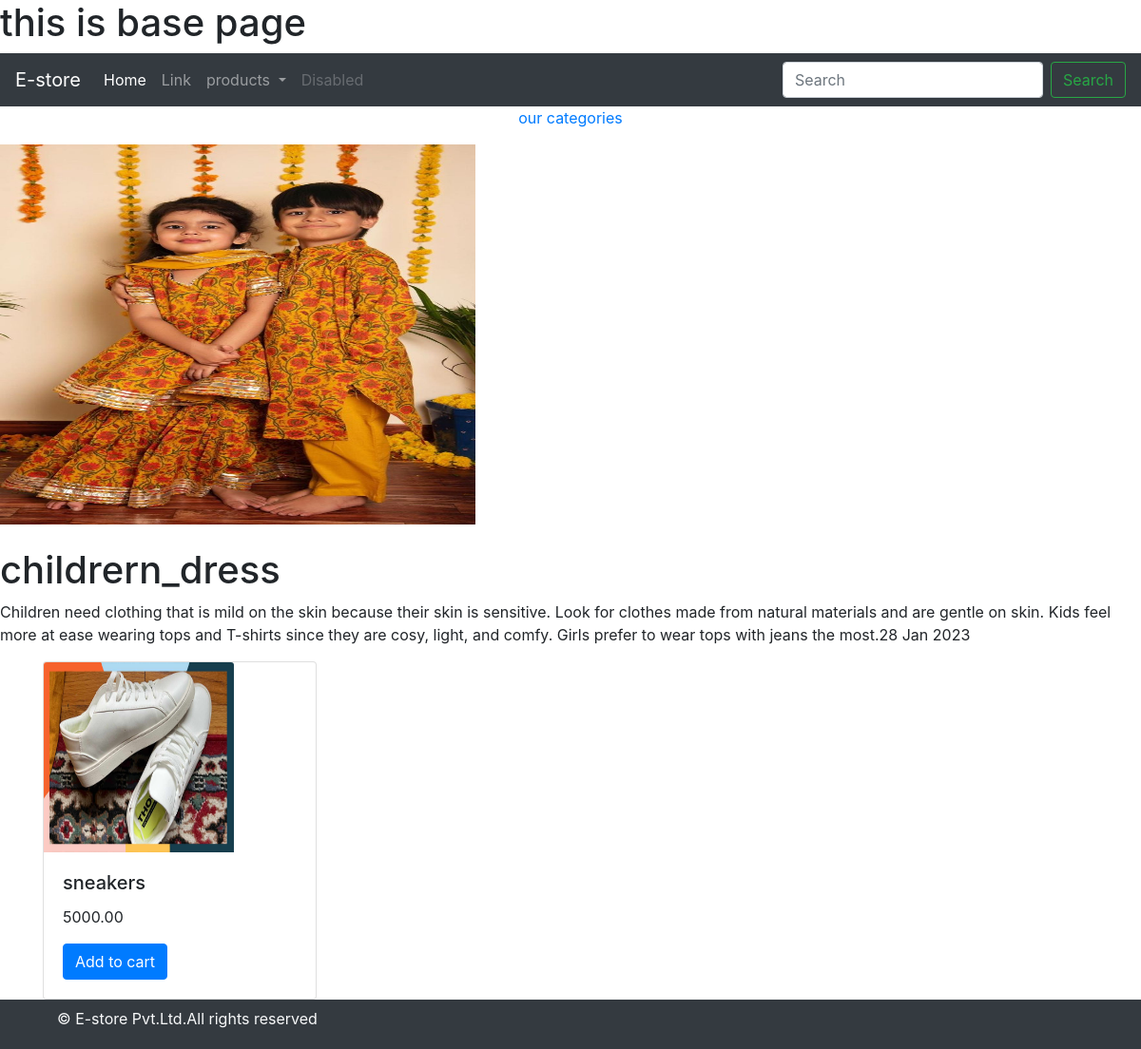
/children_dress/, run on the app's committed database.
### shop/models.py (models this page shows, shortened)
class Category(models.Model):
    name=models.CharField(max_length=100,unique=True)
    slug=models.SlugField(max_length=100,unique=True)
    description=models.TextField(blank=True)
    image=models.FileField(upload_to='category',null=True)
    def get_url(self):
        return reverse('product_by_category', args=[self.slug])

class Product(models.Model):
    name=models.CharField(max_length=100,unique=True)
    slug=models.SlugField(max_length=100,unique=True)
    description=models.TextField(blank=True)
    image=models.FileField(upload_to='category',null=True)
    price=models.DecimalField(decimal_places=2,max_digits=10)
    stock=models.IntegerField()
    available=models.BooleanField(default=True)
    category=models.ForeignKey(Category,on_delete=models.CASCADE)
    def get_url(self):
        return reverse('product_det', args=[self.category.slug,self.slug])

### shop/views.py (the view)
# urls.py: 2. Add a URL to urlpatterns:  path('', views.home, name='home')
def home(request,slug_c=None):
    page_c=None
    products=None
    if slug_c != None:
        page_c=get_object_or_404(Category,slug=slug_c)
        products=Product.objects.all().filter(category=page_c,available=True)
    else:
        products=Product.objects.all().filter(available=True)
    return render(request,'home.html',{'category':page_c,'products':products})

### shop/context_processors.py (called while the page is built)
def mylink(request):
    links=Category.objects.all()
    return dict(links=links)

### templates/home.html (shortened to what this page needs)
{% extends 'base.html' %}
{% load static %}
{% block content %}
{% if category %}
<div>
    <div>
        <p class="text-center"><a href="{% url 'home' %}">our categories</a></p>
    </div>
</div>
{% endif %}
{% if category %}
<div>
<img src="{{category.image.url}}"style="width:500px;height:400px;">
</div>
<br>
<div>
    <h1>{{category.name}}</h1>
    <p>{{category.description}}</p>
</div>
     {% endif %}
 <div class="container">
     <div class="row">
     {% for product in products %}
         <div class="col-9 col-sm-12 col-md-3">
     <div class="card" style="width: 18rem;">
         <a href="{{product.get_url}}"><img class="card-img-top" src="{{product.image.url}}" alt="Card image cap" style="width:200px;height:200px;"></a>
  <div class="card-body">
    <h5 class="card-title">{{product.name}}</h5>
    <p class="card-text">{{product.price}}</p>
    <a href="#" class="btn btn-primary">Add to cart</a>
  </div>
</div>
         </div>
     {% endfor %}
 </div>
 </div>
     {% endblock %}

### data on the page
Category: image (picture), name "childrern_dress", description "Children need clothing that is mild on the skin because their skin is sensitive. Look for clothes made from natural materials and are gentle on skin. Kids feel more at ease wearing tops and T-shirts since they are cosy, light, and comfy. Girls prefer to wear tops with jeans the most.28 Jan 2023"
Product: image (picture), name "sneakers", price "5000.00"
